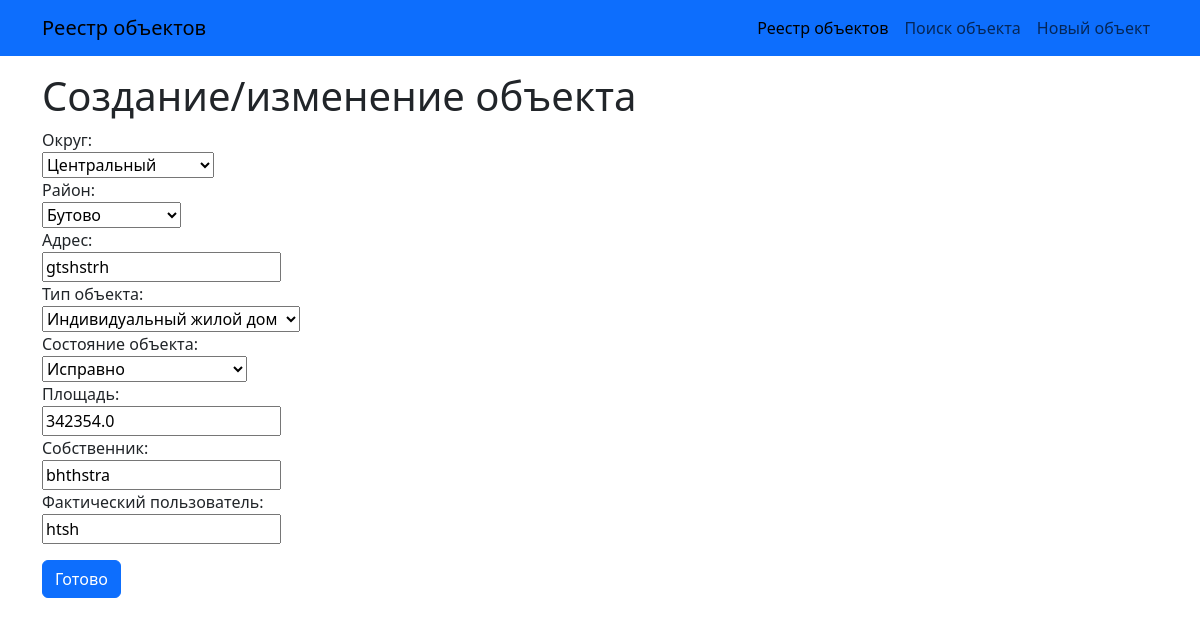
The app's page /estate_objects/3/edit/ with its own data.
### estate_objects/models.py (models this page shows, shortened)
class EstateObject(models.Model):
    division = models.CharField(max_length=2, choices=DIVISIONS, verbose_name='Округ')
    district = models.CharField(max_length=32, choices=DISTRICTS, verbose_name='Район')
    address = models.CharField(max_length=256, verbose_name='Адрес')
    obj_type = models.CharField(max_length=16, choices=OBJ_TYPES, verbose_name='Тип объекта')
    condition = models.CharField(max_length=32, choices=CONDITIONS, verbose_name='Состояние объекта')
    area = models.FloatField(validators=[MinValueValidator(0)], verbose_name='Площадь объекта')
    owner = models.CharField(max_length=256, verbose_name='Собственник')
    current_holder = models.CharField(max_length=256, verbose_name='Фактический пользователь')
    media_files = models.FileField(upload_to='photo_video/', verbose_name='Фото/видео')

### estate_objects/views.py (the view)
# urls.py: path('<int:pk>/edit/', ObjectUpdate.as_view(), name='object_update'),
class ObjectUpdate(UpdateView):
    template_name = 'object_create.html'
    form_class = AddObjectForm
    def get_object(self, **kwargs):
        obj_id = self.kwargs.get('pk')
        return get_object_or_404(EstateObject, pk=obj_id)

### estate_objects/forms.py
class AddObjectForm(ModelForm):
    area = IntegerField(
        label='Площадь',
        widget=NumberInput(attrs={"class":"myfield"})
        )
    class Meta:
        model = EstateObject
        exclude = ['media_files']

### templates/object_create.html (shortened to what this page needs)
{% extends 'base.html' %}
{% block content %}
    <h1>Создание/изменение объекта</h1>
    <form class="d-flex flex-column align-items-start" method="POST">
        {{ form }}
        <input class="btn btn-primary mt-3" type="submit" value="Готово">
    </form>
{% endblock content %}

### records on screen
EstateObject: division "Центральный", district "Бутово", address "gtshstrh", obj_type "Индивидуальный жилой дом", condition "Исправно", area "342354.0", owner "bhthstra", current_holder "htsh"
